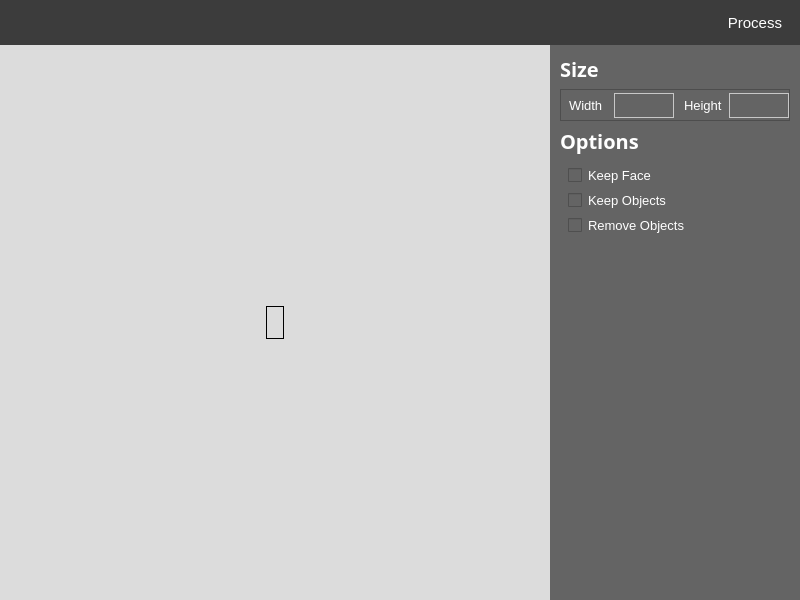
<?xml version="1.0" encoding="UTF-8"?>
<ui version="4.0">
 <class>MainWindow</class>
 <widget class="QMainWindow" name="MainWindow">
  <property name="geometry">
   <rect>
    <x>0</x>
    <y>0</y>
    <width>800</width>
    <height>600</height>
   </rect>
  </property>
  <property name="minimumSize">
   <size>
    <width>800</width>
    <height>600</height>
   </size>
  </property>
  <property name="windowTitle">
   <string>Image Resizeing Tool</string>
  </property>
  <property name="windowIcon">
   <iconset resource="img_src.qrc">
    <normaloff>:/pic/src/icons/logo.svg</normaloff>:/pic/src/icons/logo.svg</iconset>
  </property>
  <property name="styleSheet">
   <string notr="true"/>
  </property>
  <property name="iconSize">
   <size>
    <width>24</width>
    <height>24</height>
   </size>
  </property>
  <widget class="QWidget" name="centralwidget">
   <property name="styleSheet">
    <string notr="true"/>
   </property>
   <layout class="QVBoxLayout" name="verticalLayout">
    <property name="spacing">
     <number>0</number>
    </property>
    <property name="leftMargin">
     <number>0</number>
    </property>
    <property name="topMargin">
     <number>0</number>
    </property>
    <property name="rightMargin">
     <number>0</number>
    </property>
    <property name="bottomMargin">
     <number>0</number>
    </property>
    <item>
     <widget class="QFrame" name="frame_top">
      <property name="minimumSize">
       <size>
        <width>600</width>
        <height>45</height>
       </size>
      </property>
      <property name="maximumSize">
       <size>
        <width>16777215</width>
        <height>45</height>
       </size>
      </property>
      <property name="focusPolicy">
       <enum>Qt::ClickFocus</enum>
      </property>
      <property name="styleSheet">
       <string notr="true">background-color: rgb(60, 60, 60);</string>
      </property>
      <property name="frameShape">
       <enum>QFrame::NoFrame</enum>
      </property>
      <property name="frameShadow">
       <enum>QFrame::Plain</enum>
      </property>
      <property name="lineWidth">
       <number>0</number>
      </property>
      <layout class="QHBoxLayout" name="horizontalLayout_3">
       <property name="spacing">
        <number>0</number>
       </property>
       <property name="leftMargin">
        <number>0</number>
       </property>
       <property name="topMargin">
        <number>0</number>
       </property>
       <property name="rightMargin">
        <number>0</number>
       </property>
       <property name="bottomMargin">
        <number>0</number>
       </property>
       <item alignment="Qt::AlignLeft">
        <widget class="QFrame" name="frame_top_left">
         <property name="frameShape">
          <enum>QFrame::NoFrame</enum>
         </property>
         <property name="frameShadow">
          <enum>QFrame::Raised</enum>
         </property>
         <layout class="QHBoxLayout" name="horizontalLayout_4">
          <property name="spacing">
           <number>0</number>
          </property>
          <property name="leftMargin">
           <number>0</number>
          </property>
          <property name="topMargin">
           <number>0</number>
          </property>
          <property name="rightMargin">
           <number>0</number>
          </property>
          <property name="bottomMargin">
           <number>0</number>
          </property>
          <item alignment="Qt::AlignLeft">
           <widget class="QPushButton" name="button_open_image">
            <property name="sizePolicy">
             <sizepolicy hsizetype="Minimum" vsizetype="Fixed">
              <horstretch>0</horstretch>
              <verstretch>0</verstretch>
             </sizepolicy>
            </property>
            <property name="minimumSize">
             <size>
              <width>45</width>
              <height>45</height>
             </size>
            </property>
            <property name="maximumSize">
             <size>
              <width>45</width>
              <height>45</height>
             </size>
            </property>
            <property name="font">
             <font>
              <family>Segoe UI</family>
              <pointsize>11</pointsize>
             </font>
            </property>
            <property name="focusPolicy">
             <enum>Qt::ClickFocus</enum>
            </property>
            <property name="toolTip">
             <string>Open Image</string>
            </property>
            <property name="toolTipDuration">
             <number>-1</number>
            </property>
            <property name="layoutDirection">
             <enum>Qt::LeftToRight</enum>
            </property>
            <property name="styleSheet">
             <string notr="true">QPushButton {
    border: 0px solid;
	color: rgb(255, 255, 255);
}
QPushButton:hover {
	background-color: rgb(140, 140, 140);
}</string>
            </property>
            <property name="text">
             <string/>
            </property>
            <property name="icon">
             <iconset resource="img_src.qrc">
              <normaloff>:/pic/src/icons/open.svg</normaloff>:/pic/src/icons/open.svg</iconset>
            </property>
            <property name="iconSize">
             <size>
              <width>24</width>
              <height>24</height>
             </size>
            </property>
            <property name="shortcut">
             <string>Ctrl+O</string>
            </property>
           </widget>
          </item>
          <item alignment="Qt::AlignLeft">
           <widget class="QPushButton" name="button_save_image">
            <property name="enabled">
             <bool>true</bool>
            </property>
            <property name="minimumSize">
             <size>
              <width>45</width>
              <height>45</height>
             </size>
            </property>
            <property name="maximumSize">
             <size>
              <width>45</width>
              <height>45</height>
             </size>
            </property>
            <property name="focusPolicy">
             <enum>Qt::ClickFocus</enum>
            </property>
            <property name="toolTip">
             <string>Save Image</string>
            </property>
            <property name="toolTipDuration">
             <number>-1</number>
            </property>
            <property name="styleSheet">
             <string notr="true">QPushButton {
    border: 0px solid;
	color: rgb(255, 255, 255);
}
QPushButton:hover {
	background-color: rgb(140, 140, 140);
}
QPushButton:disabled {
	qproperty-icon: url(:/pic/src/icons/save_disabled.svg)
}</string>
            </property>
            <property name="text">
             <string/>
            </property>
            <property name="icon">
             <iconset resource="img_src.qrc">
              <normaloff>:/pic/src/icons/save.svg</normaloff>
              <disabledoff>:/pic/src/icons/save_disabled.svg</disabledoff>:/pic/src/icons/save.svg</iconset>
            </property>
            <property name="iconSize">
             <size>
              <width>24</width>
              <height>24</height>
             </size>
            </property>
            <property name="shortcut">
             <string>Ctrl+S</string>
            </property>
           </widget>
          </item>
         </layout>
        </widget>
       </item>
       <item>
        <widget class="QPushButton" name="button_run">
         <property name="enabled">
          <bool>true</bool>
         </property>
         <property name="minimumSize">
          <size>
           <width>90</width>
           <height>45</height>
          </size>
         </property>
         <property name="maximumSize">
          <size>
           <width>90</width>
           <height>45</height>
          </size>
         </property>
         <property name="font">
          <font>
           <family>Segoe UI</family>
           <pointsize>11</pointsize>
          </font>
         </property>
         <property name="focusPolicy">
          <enum>Qt::ClickFocus</enum>
         </property>
         <property name="toolTip">
          <string>Resize Image</string>
         </property>
         <property name="toolTipDuration">
          <number>-1</number>
         </property>
         <property name="styleSheet">
          <string notr="true">QPushButton {
    border: 0px solid;
	color: rgb(255, 255, 255);
}
QPushButton:hover {
	background-color: rgb(140, 140, 140);
}
QPushButton:disabled {
	color: rgb(100, 100, 100);
}</string>
         </property>
         <property name="text">
          <string>Process</string>
         </property>
         <property name="icon">
          <iconset resource="img_src.qrc">
           <normaloff>:/pic/src/icons/run.svg</normaloff>
           <disabledoff>:/pic/src/icons/run_disabled.svg</disabledoff>:/pic/src/icons/run.svg</iconset>
         </property>
         <property name="iconSize">
          <size>
           <width>19</width>
           <height>19</height>
          </size>
         </property>
         <property name="shortcut">
          <string>Ctrl+Return</string>
         </property>
        </widget>
       </item>
      </layout>
     </widget>
    </item>
    <item>
     <widget class="QFrame" name="frame_main">
      <property name="styleSheet">
       <string notr="true">QScrollBar:horizontal
{
    height: 15px;
    margin: 3px 3px 3px 3px;
	border-radius: 4px;
	background-color: none;
}

QScrollBar::handle:horizontal
{
    background-color: rgb(135, 135, 135);
    min-width: 4px;
    border-radius: 4px;
}

QScrollBar::handle:horizontal:hover
{
    background-color: rgb(100, 100, 100);
    min-width: 4px;
    border-radius: 4px;
}

QScrollBar::add-line:horizontal
{
    margin: 0px 0px 0px 0px;
    width: 0px;
    height: 0px;
    subcontrol-position: right;
    subcontrol-origin: margin;
}

QScrollBar::sub-line:horizontal
{
    margin: 0px 0px 0px 0px;
    width: 0px;
    height: 0px;
    subcontrol-position: right;
    subcontrol-origin: margin;
}

QScrollBar::up-arrow:horizontal, QScrollBar::down-arrow:horizontal
{
    background: none;
}

QScrollBar::add-page:horizontal, QScrollBar::sub-page:horizontal
{
    background: none;
}

QScrollBar:vertical
{
    width: 15px;
    margin: 3px 3px 3px 3px;
	border-radius: 4px;
    background-color: none;
}

QScrollBar::handle:vertical
{
    background-color: rgb(135, 135, 135);
    min-height: 4px;
    border-radius: 4px;
}

QScrollBar::handle:vertical:hover
{
    background-color: rgb(100, 100, 100);
    min-height: 4px;
    border-radius: 4px;
}

QScrollBar::add-line:vertical
{
    margin: 0px 0px 0px 0px;
    width: 0px;
    height: 0px;
    subcontrol-position: right;
    subcontrol-origin: margin;
}

QScrollBar::sub-line:vertical
{
    margin: 0px 0px 0px 0px;
    width: 0px;
    height: 0px;
    subcontrol-position: right;
    subcontrol-origin: margin;
}

QScrollBar::up-arrow:vertical, QScrollBar::down-arrow:vertical
{
    background: none;
}

QScrollBar::add-page:vertical, QScrollBar::sub-page:vertical
{
    background: none;
}</string>
      </property>
      <property name="frameShape">
       <enum>QFrame::NoFrame</enum>
      </property>
      <property name="frameShadow">
       <enum>QFrame::Raised</enum>
      </property>
      <property name="lineWidth">
       <number>0</number>
      </property>
      <layout class="QHBoxLayout" name="horizontalLayout">
       <property name="spacing">
        <number>0</number>
       </property>
       <property name="leftMargin">
        <number>0</number>
       </property>
       <property name="topMargin">
        <number>0</number>
       </property>
       <property name="rightMargin">
        <number>0</number>
       </property>
       <property name="bottomMargin">
        <number>0</number>
       </property>
       <item>
        <widget class="QFrame" name="frame_left">
         <property name="focusPolicy">
          <enum>Qt::ClickFocus</enum>
         </property>
         <property name="styleSheet">
          <string notr="true">background-color: rgb(220, 220, 220);</string>
         </property>
         <property name="frameShape">
          <enum>QFrame::NoFrame</enum>
         </property>
         <property name="frameShadow">
          <enum>QFrame::Raised</enum>
         </property>
         <property name="lineWidth">
          <number>0</number>
         </property>
         <layout class="QHBoxLayout" name="horizontalLayout_2">
          <property name="spacing">
           <number>0</number>
          </property>
          <property name="leftMargin">
           <number>0</number>
          </property>
          <property name="topMargin">
           <number>0</number>
          </property>
          <property name="rightMargin">
           <number>0</number>
          </property>
          <property name="bottomMargin">
           <number>0</number>
          </property>
          <item>
           <widget class="QScrollArea" name="scrollArea">
            <property name="styleSheet">
             <string notr="true"/>
            </property>
            <property name="frameShape">
             <enum>QFrame::NoFrame</enum>
            </property>
            <property name="lineWidth">
             <number>0</number>
            </property>
            <property name="widgetResizable">
             <bool>true</bool>
            </property>
            <widget class="QWidget" name="scrollAreaWidgetContents">
             <property name="geometry">
              <rect>
               <x>0</x>
               <y>0</y>
               <width>550</width>
               <height>555</height>
              </rect>
             </property>
             <property name="styleSheet">
              <string notr="true"/>
             </property>
             <layout class="QHBoxLayout" name="horizontalLayout_7">
              <item>
               <widget class="DrawLabel" name="label_image">
                <property name="sizePolicy">
                 <sizepolicy hsizetype="Fixed" vsizetype="Fixed">
                  <horstretch>0</horstretch>
                  <verstretch>0</verstretch>
                 </sizepolicy>
                </property>
                <property name="minimumSize">
                 <size>
                  <width>0</width>
                  <height>0</height>
                 </size>
                </property>
                <property name="font">
                 <font>
                  <family>Segoe UI</family>
                  <pointsize>20</pointsize>
                 </font>
                </property>
                <property name="layoutDirection">
                 <enum>Qt::LeftToRight</enum>
                </property>
                <property name="autoFillBackground">
                 <bool>false</bool>
                </property>
                <property name="styleSheet">
                 <string notr="true">background-color: rgb(220, 220, 220);</string>
                </property>
                <property name="frameShape">
                 <enum>QFrame::Box</enum>
                </property>
                <property name="lineWidth">
                 <number>1</number>
                </property>
                <property name="text">
                 <string/>
                </property>
                <property name="alignment">
                 <set>Qt::AlignLeading|Qt::AlignLeft|Qt::AlignTop</set>
                </property>
               </widget>
              </item>
             </layout>
            </widget>
           </widget>
          </item>
         </layout>
        </widget>
       </item>
       <item>
        <widget class="QFrame" name="frame_right">
         <property name="minimumSize">
          <size>
           <width>250</width>
           <height>555</height>
          </size>
         </property>
         <property name="maximumSize">
          <size>
           <width>250</width>
           <height>16777215</height>
          </size>
         </property>
         <property name="focusPolicy">
          <enum>Qt::ClickFocus</enum>
         </property>
         <property name="styleSheet">
          <string notr="true">background-color: rgb(100, 100, 100);</string>
         </property>
         <property name="frameShape">
          <enum>QFrame::NoFrame</enum>
         </property>
         <property name="frameShadow">
          <enum>QFrame::Raised</enum>
         </property>
         <property name="lineWidth">
          <number>0</number>
         </property>
         <layout class="QVBoxLayout" name="verticalLayout_2">
          <property name="spacing">
           <number>0</number>
          </property>
          <property name="leftMargin">
           <number>0</number>
          </property>
          <property name="topMargin">
           <number>0</number>
          </property>
          <property name="rightMargin">
           <number>0</number>
          </property>
          <property name="bottomMargin">
           <number>0</number>
          </property>
          <item alignment="Qt::AlignTop">
           <widget class="QFrame" name="frame_right_top">
            <property name="frameShape">
             <enum>QFrame::NoFrame</enum>
            </property>
            <property name="frameShadow">
             <enum>QFrame::Raised</enum>
            </property>
            <layout class="QVBoxLayout" name="verticalLayout_3">
             <property name="spacing">
              <number>5</number>
             </property>
             <property name="leftMargin">
              <number>10</number>
             </property>
             <property name="rightMargin">
              <number>10</number>
             </property>
             <item alignment="Qt::AlignTop">
              <widget class="QLabel" name="label_size">
               <property name="minimumSize">
                <size>
                 <width>0</width>
                 <height>30</height>
                </size>
               </property>
               <property name="maximumSize">
                <size>
                 <width>16777215</width>
                 <height>30</height>
                </size>
               </property>
               <property name="font">
                <font>
                 <family>Segoe UI Semibold</family>
                 <pointsize>15</pointsize>
                 <weight>75</weight>
                 <bold>true</bold>
                </font>
               </property>
               <property name="styleSheet">
                <string notr="true">color: rgb(255, 255, 255);</string>
               </property>
               <property name="text">
                <string>Size</string>
               </property>
              </widget>
             </item>
             <item>
              <widget class="QFrame" name="frame_size">
               <property name="frameShape">
                <enum>QFrame::StyledPanel</enum>
               </property>
               <property name="frameShadow">
                <enum>QFrame::Raised</enum>
               </property>
               <layout class="QHBoxLayout" name="horizontalLayout_5">
                <property name="spacing">
                 <number>0</number>
                </property>
                <property name="leftMargin">
                 <number>8</number>
                </property>
                <property name="topMargin">
                 <number>3</number>
                </property>
                <property name="rightMargin">
                 <number>0</number>
                </property>
                <property name="bottomMargin">
                 <number>2</number>
                </property>
                <item>
                 <widget class="QLabel" name="label_width">
                  <property name="minimumSize">
                   <size>
                    <width>45</width>
                    <height>25</height>
                   </size>
                  </property>
                  <property name="maximumSize">
                   <size>
                    <width>45</width>
                    <height>25</height>
                   </size>
                  </property>
                  <property name="font">
                   <font>
                    <family>Segoe UI</family>
                    <pointsize>10</pointsize>
                   </font>
                  </property>
                  <property name="styleSheet">
                   <string notr="true">color: rgb(255, 255, 255);</string>
                  </property>
                  <property name="text">
                   <string>Width</string>
                  </property>
                 </widget>
                </item>
                <item>
                 <widget class="QLineEdit" name="edit_width">
                  <property name="enabled">
                   <bool>true</bool>
                  </property>
                  <property name="minimumSize">
                   <size>
                    <width>60</width>
                    <height>25</height>
                   </size>
                  </property>
                  <property name="maximumSize">
                   <size>
                    <width>60</width>
                    <height>25</height>
                   </size>
                  </property>
                  <property name="focusPolicy">
                   <enum>Qt::ClickFocus</enum>
                  </property>
                  <property name="styleSheet">
                   <string notr="true">QLineEdit {
	color: rgb(255, 255, 255);
	border: 0.5px solid rgb(200, 200, 200);
	font: 9pt &quot;Segoe UI&quot;;
}
QLineEdit:focus {
	background-color: rgb(70, 70, 70);
}
QLineEdit:disabled {
	background-color: rgb(120, 120, 120);
}
QMenu {
	background-color: rgb(225, 225, 225);
}</string>
                  </property>
                  <property name="maxLength">
                   <number>4</number>
                  </property>
                  <property name="clearButtonEnabled">
                   <bool>false</bool>
                  </property>
                 </widget>
                </item>
                <item alignment="Qt::AlignRight">
                 <widget class="QLabel" name="label_height">
                  <property name="minimumSize">
                   <size>
                    <width>45</width>
                    <height>25</height>
                   </size>
                  </property>
                  <property name="maximumSize">
                   <size>
                    <width>45</width>
                    <height>25</height>
                   </size>
                  </property>
                  <property name="font">
                   <font>
                    <family>Segoe UI</family>
                    <pointsize>10</pointsize>
                   </font>
                  </property>
                  <property name="styleSheet">
                   <string notr="true">color: rgb(255, 255, 255);</string>
                  </property>
                  <property name="text">
                   <string>Height</string>
                  </property>
                 </widget>
                </item>
                <item alignment="Qt::AlignRight">
                 <widget class="QLineEdit" name="edit_height">
                  <property name="minimumSize">
                   <size>
                    <width>60</width>
                    <height>25</height>
                   </size>
                  </property>
                  <property name="maximumSize">
                   <size>
                    <width>60</width>
                    <height>25</height>
                   </size>
                  </property>
                  <property name="focusPolicy">
                   <enum>Qt::ClickFocus</enum>
                  </property>
                  <property name="styleSheet">
                   <string notr="true">QLineEdit {
	color: rgb(255, 255, 255);
	border: 0.5px solid rgb(200, 200, 200);
	font: 9pt &quot;Segoe UI&quot;;
}
QLineEdit:focus {
	background-color: rgb(70, 70, 70);
}
QLineEdit:disabled {
	background-color: rgb(120, 120, 120);
}
QMenu {
	background-color: rgb(225, 225, 225);
}</string>
                  </property>
                  <property name="maxLength">
                   <number>4</number>
                  </property>
                 </widget>
                </item>
               </layout>
               <zorder>label_width</zorder>
               <zorder>label_height</zorder>
               <zorder>edit_height</zorder>
               <zorder>edit_width</zorder>
              </widget>
             </item>
             <item>
              <widget class="QLabel" name="label_remove_or_keep">
               <property name="minimumSize">
                <size>
                 <width>0</width>
                 <height>30</height>
                </size>
               </property>
               <property name="maximumSize">
                <size>
                 <width>16777215</width>
                 <height>30</height>
                </size>
               </property>
               <property name="font">
                <font>
                 <family>Segoe UI Semibold</family>
                 <pointsize>15</pointsize>
                 <weight>75</weight>
                 <bold>true</bold>
                </font>
               </property>
               <property name="styleSheet">
                <string notr="true">color: rgb(255, 255, 255);</string>
               </property>
               <property name="lineWidth">
                <number>1</number>
               </property>
               <property name="text">
                <string>Options</string>
               </property>
               <property name="margin">
                <number>0</number>
               </property>
               <property name="indent">
                <number>0</number>
               </property>
              </widget>
             </item>
             <item>
              <widget class="QFrame" name="frame_options">
               <property name="frameShape">
                <enum>QFrame::NoFrame</enum>
               </property>
               <property name="frameShadow">
                <enum>QFrame::Raised</enum>
               </property>
               <layout class="QVBoxLayout" name="verticalLayout_5">
                <property name="spacing">
                 <number>0</number>
                </property>
                <property name="leftMargin">
                 <number>8</number>
                </property>
                <property name="topMargin">
                 <number>2</number>
                </property>
                <property name="rightMargin">
                 <number>0</number>
                </property>
                <property name="bottomMargin">
                 <number>3</number>
                </property>
                <item>
                 <widget class="QCheckBox" name="checkBox_face">
                  <property name="minimumSize">
                   <size>
                    <width>0</width>
                    <height>25</height>
                   </size>
                  </property>
                  <property name="maximumSize">
                   <size>
                    <width>16777215</width>
                    <height>25</height>
                   </size>
                  </property>
                  <property name="font">
                   <font>
                    <family>Segoe UI</family>
                    <pointsize>10</pointsize>
                   </font>
                  </property>
                  <property name="styleSheet">
                   <string notr="true">QCheckBox{
	color: rgb(255, 255, 255);
}

QCheckBox::indicator:unchecked{
	color: rgb(20, 20, 20);
}</string>
                  </property>
                  <property name="text">
                   <string>Keep Face</string>
                  </property>
                  <property name="iconSize">
                   <size>
                    <width>16</width>
                    <height>16</height>
                   </size>
                  </property>
                  <property name="checked">
                   <bool>false</bool>
                  </property>
                  <property name="autoExclusive">
                   <bool>false</bool>
                  </property>
                 </widget>
                </item>
                <item>
                 <widget class="QCheckBox" name="checkBox_keep_objects">
                  <property name="minimumSize">
                   <size>
                    <width>0</width>
                    <height>25</height>
                   </size>
                  </property>
                  <property name="maximumSize">
                   <size>
                    <width>16777215</width>
                    <height>25</height>
                   </size>
                  </property>
                  <property name="font">
                   <font>
                    <family>Segoe UI</family>
                    <pointsize>10</pointsize>
                   </font>
                  </property>
                  <property name="styleSheet">
                   <string notr="true">QCheckBox{
	color: rgb(255, 255, 255);
}

QCheckBox::indicator:unchecked{
	color: rgb(20, 20, 23);
}</string>
                  </property>
                  <property name="text">
                   <string>Keep Objects</string>
                  </property>
                  <property name="autoExclusive">
                   <bool>false</bool>
                  </property>
                 </widget>
                </item>
                <item>
                 <widget class="QCheckBox" name="checkBox_remove_objects">
                  <property name="minimumSize">
                   <size>
                    <width>0</width>
                    <height>25</height>
                   </size>
                  </property>
                  <property name="maximumSize">
                   <size>
                    <width>16777215</width>
                    <height>25</height>
                   </size>
                  </property>
                  <property name="font">
                   <font>
                    <family>Segoe UI</family>
                    <pointsize>10</pointsize>
                   </font>
                  </property>
                  <property name="styleSheet">
                   <string notr="true">QCheckBox{
	color: rgb(255, 255, 255);
}

QCheckBox::indicator:unchecked{
	color: rgb(20, 20, 20);
}</string>
                  </property>
                  <property name="text">
                   <string>Remove Objects</string>
                  </property>
                  <property name="autoExclusive">
                   <bool>false</bool>
                  </property>
                 </widget>
                </item>
               </layout>
              </widget>
             </item>
            </layout>
           </widget>
          </item>
         </layout>
        </widget>
       </item>
      </layout>
     </widget>
    </item>
   </layout>
  </widget>
 </widget>
 <customwidgets>
  <customwidget>
   <class>DrawLabel</class>
   <extends>QLabel</extends>
   <header location="global">myWidgets</header>
  </customwidget>
 </customwidgets>
 <resources>
  <include location="img_src.qrc"/>
 </resources>
 <connections/>
</ui>
